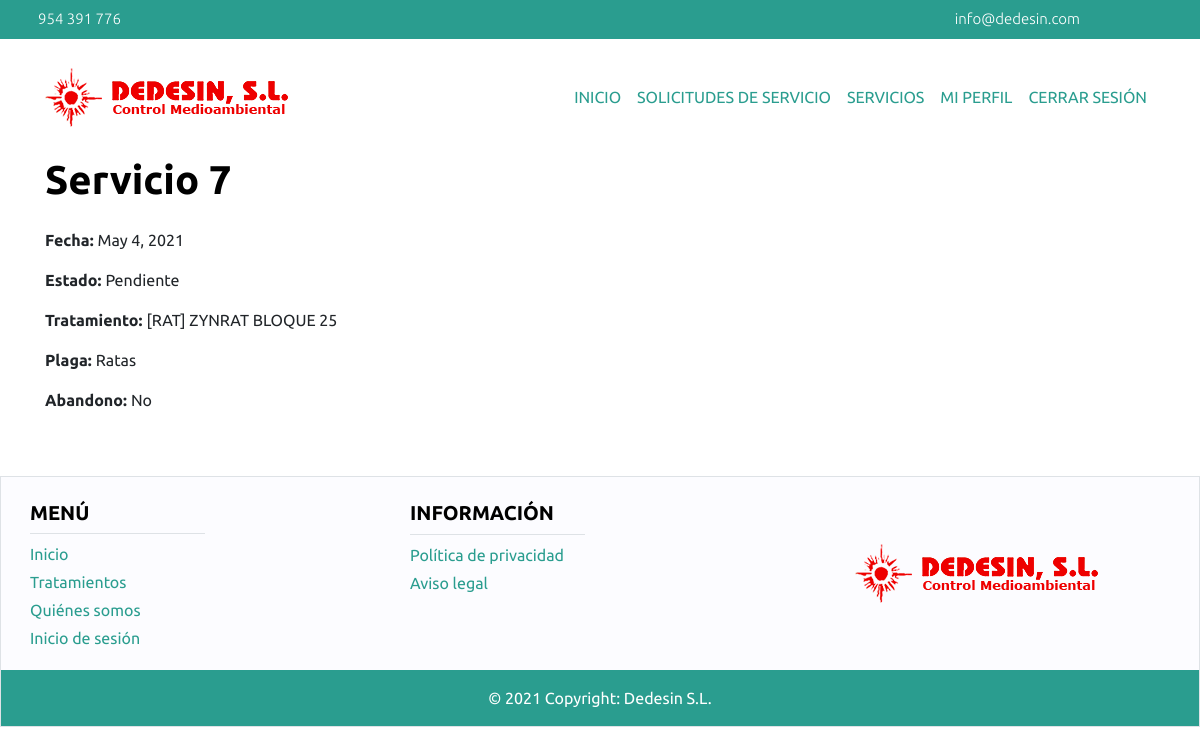
The app's page /empresa/servicio/show/7/ (signed in), older data.
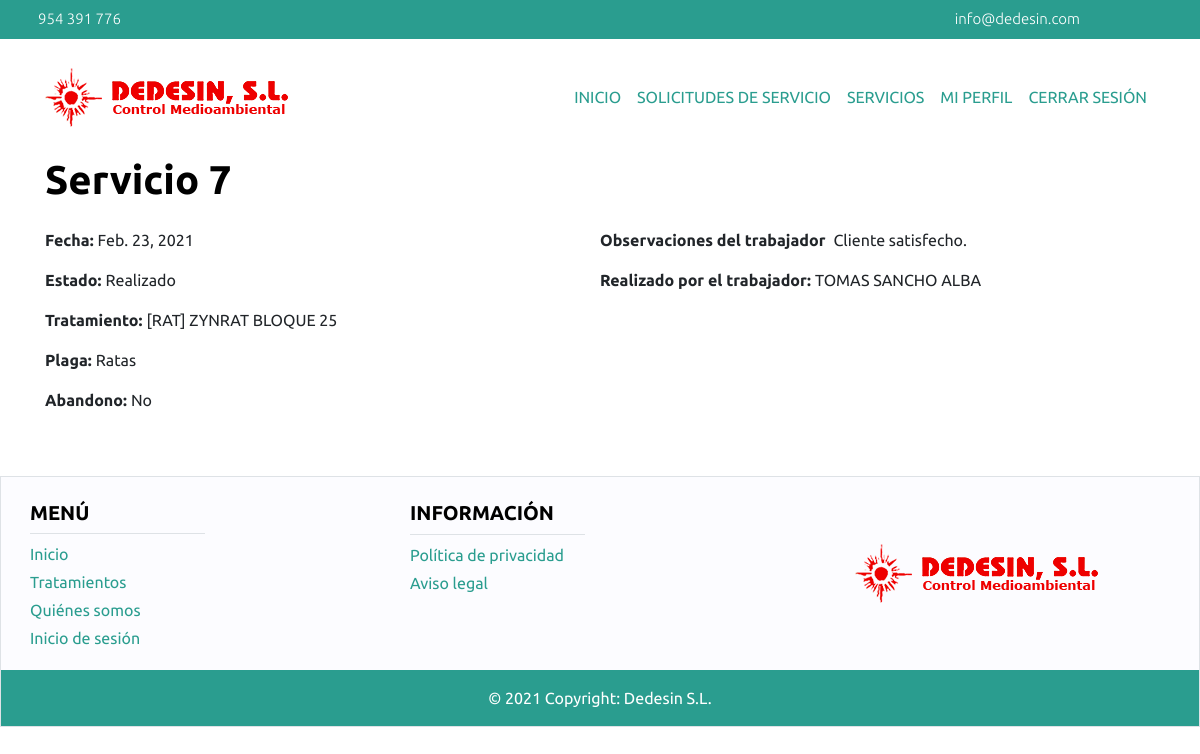
The same page, newer data.
### main/models.py (models this page shows, shortened)
class Servicio(models.Model):
    estado = models.CharField(choices=ESTADO_SERVICIO, default='pendiente', max_length=9)
    observaciones = models.TextField()
    solicitudServicio = models.OneToOneField(SolicitudServicio, on_delete=models.CASCADE)
    trabajador = models.ForeignKey(Trabajador, on_delete=models.CASCADE, default=None, null=True)
    factura = models.OneToOneField(Factura, on_delete=models.CASCADE, default=None, null=True)

class SolicitudServicio(models.Model):
    estado = models.CharField(choices=ESTADO_SOLICITUD, default='pendiente', max_length=9)
    fecha = models.DateField(default=None, null=True)
    observaciones = models.TextField()
    tratamiento = models.ForeignKey(Tratamiento, on_delete=models.CASCADE, default=None, null=True)
    plaga = models.ForeignKey(Plaga, on_delete=models.CASCADE)
    usuario = models.ForeignKey(User, on_delete=models.CASCADE)

class Tratamiento(models.Model):
    nombre = models.CharField(max_length=100, blank=False)
    descripcion = models.TextField()
    precio = models.FloatField()
    abandono = models.BooleanField(default=False)
    horasAbandono = models.IntegerField(default=0)
    plaga = models.ForeignKey(Plaga, on_delete=models.CASCADE)

class Plaga(models.Model):
    nombre = models.CharField(max_length=60)

class Trabajador(models.Model):
    cualificacion = models.TextField(max_length=254)
    vehiculo = models.OneToOneField(Vehiculo, on_delete=models.CASCADE, null=True)
    persona = models.OneToOneField(Persona, on_delete=models.CASCADE, default=None)

class Persona(models.Model):
    nombre = models.CharField(max_length=50)
    apellidos = models.CharField(max_length=80)
    dni = models.CharField(max_length=9, validators=[DNI_REGEX], unique=True)
    telefono = models.CharField(validators=[TELEFONO_REGEX], unique=True, max_length=9)
    usuario = models.OneToOneField(User, on_delete=models.CASCADE, default=None)

### main/empresa/views.py (the view)
# urls.py: path('servicio/show/<int:id>/', views.show_servicios_empresa),
@login_required
def show_servicios_empresa(request, id):
    if esEmpresa(request):
        servicio = Servicio.objects.get(id=id)
        if servicio:
            if request.user == servicio.solicitudServicio.usuario:
                return render(request, 'servicioEmpresaForm.html', {'servicio': servicio})
            else:
                return redirect('/errorPermiso')
        else:
            return render(request, 'servicioEmpresaForm.html')
    else:
        return redirect('/errorPermiso/')

### main/empresa/views.py (called while the page is built)
def esEmpresa(request):
    try:
        empresa = Empresa.objects.filter(usuario=request.user)[0]
        return empresa
    except:
        return None

### main/empresa/templates/servicioEmpresaForm.html (shortened to what this page needs)
{% extends 'headerEmpresa.html' %}
{% block contenido %}
{% if servicio %}
<div class="container mb-5">
    <h1 class="title"> Servicio {{servicio.id}} </h1>
    <div class="container mt-4">
        <div class="row">
            <div class="col-lg-6 col-md-6 col-xs-12">
                <div class="row">
                    <strong><p>Fecha: </p></strong>
                    <p class=" ml-1">{{servicio.solicitudServicio.fecha}}</p>
                </div>
                <div class="row">
                    <strong><p>Estado:</p></strong>
                    <p class="ml-1">{{servicio.estado.title}}</p>
                </div>
                <div class="row">
                    <strong><p>Tratamiento: </p></strong>
                    <p class="ml-1">{{servicio.solicitudServicio.tratamiento.nombre}}</p>
                </div>
                <div class="row">
                    <strong><p>Plaga: </p></strong>
                    <p class="ml-1">{{servicio.solicitudServicio.plaga.nombre}}</p>
                </div>
                <div class="row">
                    <strong><p>Abandono: </p></strong>
                    {% if servicio.abandono == True %}
                    <p class="ml-1">Sí</p>
                    {% else %}
                    <p class="ml-1">No</p>
                    {% endif %}
                </div>
            </div>
            {% if servicio.estado == 'realizado' %}
            <div class="col-lg-6 col-md-6 col-xs-12">
                <div class="row">
                    <strong><p>Observaciones del trabajador</p></strong>
                    <p class="ml-2">{{servicio.observaciones}}</p>
                </div>
                <div class="row">
                    <strong><p>Realizado por el trabajador: </p> </strong>
                    <p class="ml-1">{{servicio.trabajador.persona.nombre}} {{servicio.trabajador.persona.apellidos}}</p>
                </div>
            </div>
            {% endif %}
        </div>
    </div>
</div>
{% endif %}
{% endblock %}

Row changes from the older to the newer data that the page shows:
changed Servicio "[RAT] ZYNRAT BLOQUE 25": solicitudServicio.fecha "May 4, 2021" → "Feb. 23, 2021"; estado "Pendiente" → "Realizado"; observaciones (not shown) → "Cliente satisfecho."; trabajador.persona.nombre (not shown) → "TOMAS"; trabajador.persona.apellidos (not shown) → "SANCHO ALBA"
Text that changed along with them:
text now shown: "Observaciones del trabajador Realizado por el trabajador:"
